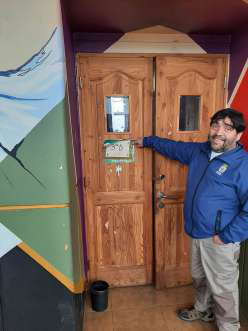
#> input picture image70_1.png, 248 x 331 px
$ python app.py image70_1.png
#> lines starting #> are read from the running program, lines starting #| are printed output that depends on the picture; after the words box and inside, x2 and y2 are one past the last pixel; in counts of white or black regions, pixels touching at a corner belong together
import cv2
import sys
import os
#f_list = os.listdir("./images")
#for i in f_list:
    #imagePath="./images%s"%(i)
imagePath = sys.argv[1]
image = cv2.imread(imagePath)
#> image is the input picture: shape (331, 248, 3); mean B, G, R 88.8, 97.9, 117.3
gray = cv2.cvtColor(image, cv2.COLOR_BGR2GRAY)
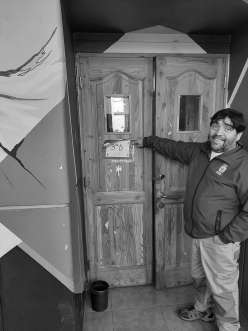
#> gray: shape (331, 248); min 0, max 255, mean 102.7
faceCascade = cv2.CascadeClassifier(cv2.data.haarcascades + "haarcascade_frontalface_default.xml")
faces = faceCascade.detectMultiScale(
        gray,
        scaleFactor=1.05,
        minNeighbors=3,
        minSize=(30, 30),
        flags=cv2.CASCADE_SCALE_IMAGE
)
#> faces = [[146, 159, 52, 52]]

print("Found {0} Faces!".format(len(faces)))
#| Found 1 Faces!
...
for (x, y, w, h) in faces:
    cv2.rectangle(image, (x, y), (x+w, y+h), (0, 255, 0), 2)
#> this loop made 1 pass
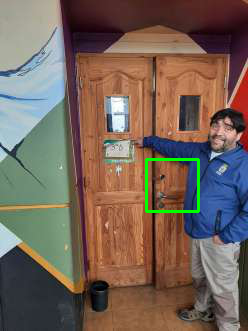
#> image: shape (331, 248, 3); 0.76% of pixels changed, all inside (x1, y1, x2, y2) = (145, 158, 200, 213)
status = cv2.imwrite('faces_detected.jpg', image)
print ("Image faces_detected.jpg written to filesystem: ",status)
#| Image faces_detected.jpg written to filesystem:  True

$ run again, on _107188751_1-1.jpg
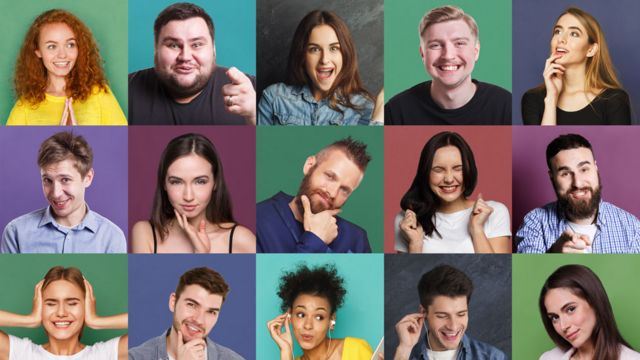
#> input picture _107188751_1-1.jpg, 640 x 360 px
#> image is the input picture: shape (360, 640, 3); mean B, G, R 107.8, 111.9, 117.6
#> `gray = cv2.cvtColor(image, cv2.COLOR_BGR2GRAY)`:
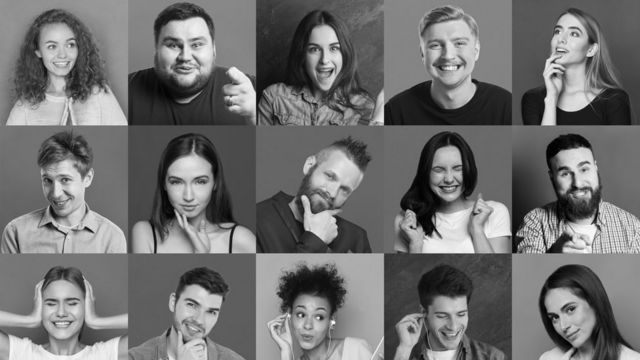
#> gray: shape (360, 640); min 0, max 254, mean 113.2
#> faces = 14 rows, first 6: [422, 149, 50, 50], [425, 296, 51, 51], [298, 28, 54, 54], [459, 184, 39, 39], [34, 25, 51, 51], [34, 280, 57, 57]
#| Found 14 Faces!
#> the loop `for (x, y, w, h) in faces:` made 14 passes
#> after the loop `for (x, y, w, h) in faces:`:
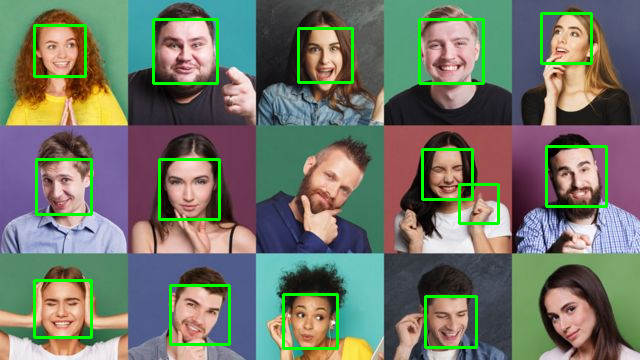
#> image: shape (360, 640, 3); 3.97% of pixels changed, all inside (x1, y1, x2, y2) = (33, 12, 608, 350)
#| Image faces_detected.jpg written to filesystem:  True
